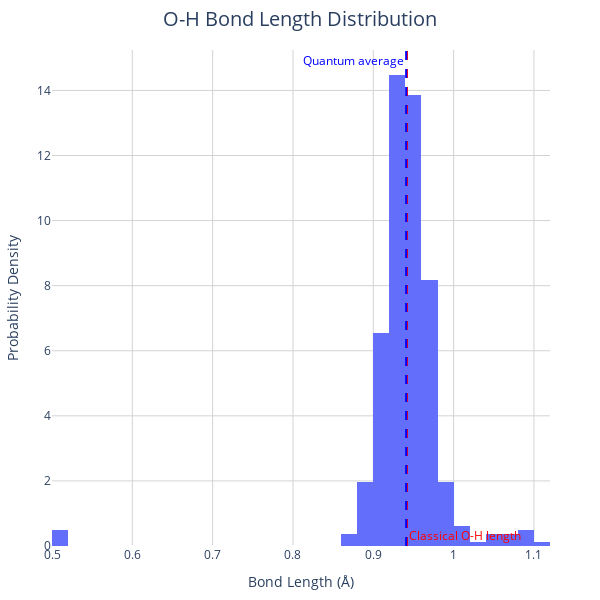

This figure's notebook cell:
### Markdown cell above
## 3. Bond Length Analysis

Both classical MD and PIMD show distributions of bond lengths, but for different physical reasons:

### Classical MD Distribution:
- Thermal fluctuations cause bonds to vibrate
- Distribution width increases with temperature
- Symmetric distribution around equilibrium length
- Bond vibrations follow classical mechanics

### PIMD Additional Features:
- Each atom is represented by P beads (ring polymer)
- Distribution includes both:
  1. Thermal fluctuations (as in classical MD)
  2. Quantum zero-point motion and tunneling effects
- Generally wider distribution than classical MD
- Often shows asymmetry due to anharmonicity

### Calculation Method:
1. For each frame in the trajectory:
   - Calculate O-H distances for all P beads
   - This gives P×2 distances (2 hydrogens) per frame
2. Combine all distances into one distribution:
   - All frames
   - All beads
   - Both O-H bonds

### Mathematical Expression:
For frame $t$, bead $i$, the O-H bond length is:

$r_{OH}^{(i,t)} = ||\mathbf{r}_H^{(i,t)} - \mathbf{r}_O^{(i,t)}||$

Total number of bond lengths = (number of frames) × (number of beads) × 2

The following cell performs this analysis and plots the resulting distribution.

### Code cell
def calculate_bond_lengths(positions):
    """Calculate O-H bond lengths in water molecule"""
    oh1 = np.linalg.norm(positions[:, 1] - positions[:, 0], axis=1)
    oh2 = np.linalg.norm(positions[:, 2] - positions[:, 0], axis=1)
    return oh1, oh2

# Calculate all O-H bond lengths
all_oh1, all_oh2 = [], []
for traj in trajectories:
    oh1, oh2 = calculate_bond_lengths(traj)
    all_oh1.extend(oh1)
    all_oh2.extend(oh2)
all_bonds = all_oh1 + all_oh2

# Create distribution plot
fig = go.Figure()
fig.add_trace(
    go.Histogram(
        x=all_bonds,
        nbinsx=50,
        name='O-H bonds',
        histnorm='probability density',
        hovertemplate='Bond Length: %{x:.3f} Å<br>Density: %{y:.3f}<extra></extra>'
    )
)

# Add reference lines
classical_length = 0.9419
mean_length = np.mean(all_bonds)
fig.add_vline(x=classical_length, line_dash="dash", line_color="red",
              annotation_text="Classical O-H length", annotation_position="bottom right",
              annotation=dict(font=dict(color="red")))
fig.add_vline(x=mean_length, line_dash="dash", line_color="blue",
              annotation_text="Quantum average", annotation_position="top left",
              annotation=dict(font=dict(color="blue")))

# Configure plot
fig.update_layout(
    plotly_layout,
    title={
        'text': 'O-H Bond Length Distribution',
        'font': {'size': 20},
        'y': 0.98,
        'x': 0.5,
        'xanchor': 'center',
        'yanchor': 'top'
    },
    xaxis_title='Bond Length (Å)',
    yaxis_title='Probability Density'
)
fig.show()

# Analyze quantum effects
std_length = np.std(all_bonds)
elongation = mean_length - classical_length
print("\nQuantum Effects on O-H Bond:")
print("-" * 30)
print(f"Classical length:     {classical_length:.4f} Å")
print(f"Quantum average:      {mean_length:.4f} Å")
print(f"Quantum elongation:   {elongation:.4f} Å  ({(elongation/classical_length)*100:.1f}%)")
print(f"Distribution width:   ±{2*std_length:.4f} Å  (95% confidence)")

### Figure 1 — Plotly figure (JSON) as saved in the notebook; plotly's stock layout.template omitted (floating-point values rounded to 4 significant figures; data arrays with more than 128 entries replaced by an {"elided": "..."} marker saying what was removed)
{"data": [{"histnorm": "probability density", "hovertemplate": "Bond Length: %{x:.3f} Å<br>Density: %{y:.3f}<extra></extra>", "name": "O-H bonds", "nbinsx": 50, "type": "histogram", "x": {"elided": "404 float values"}}], "layout": {"annotations": [{"font": {"color": "red"}, "showarrow": false, "text": "Classical O-H length", "x": 0.9419, "xanchor": "left", "xref": "x", "y": 0, "yanchor": "bottom", "yref": "y domain"}, {"font": {"color": "blue"}, "showarrow": false, "text": "Quantum average", "x": 0.9409, "xanchor": "right", "xref": "x", "y": 1, "yanchor": "top", "yref": "y domain"}], "font": {"size": 12}, "height": 600, "hovermode": "closest", "margin": {"b": 50, "l": 50, "r": 50, "t": 50}, "plot_bgcolor": "white", "shapes": [{"line": {"color": "red", "dash": "dash"}, "type": "line", "x0": 0.9419, "x1": 0.9419, "xref": "x", "y0": 0, "y1": 1, "yref": "y domain"}, {"line": {"color": "blue", "dash": "dash"}, "type": "line", "x0": 0.9409, "x1": 0.9409, "xref": "x", "y0": 0, "y1": 1, "yref": "y domain"}], "title": {"font": {"size": 20}, "text": "O-H Bond Length Distribution", "x": 0.5, "xanchor": "center", "y": 0.98, "yanchor": "top"}, "width": 600, "xaxis": {"autorange": true, "gridcolor": "LightGray", "gridwidth": 1, "range": [0.5, 1.12], "showgrid": true, "title": {"text": "Bond Length (Å)"}, "type": "linear"}, "yaxis": {"autorange": true, "gridcolor": "LightGray", "gridwidth": 1, "range": [0, 15.24], "showgrid": true, "title": {"text": "Probability Density"}}}}
